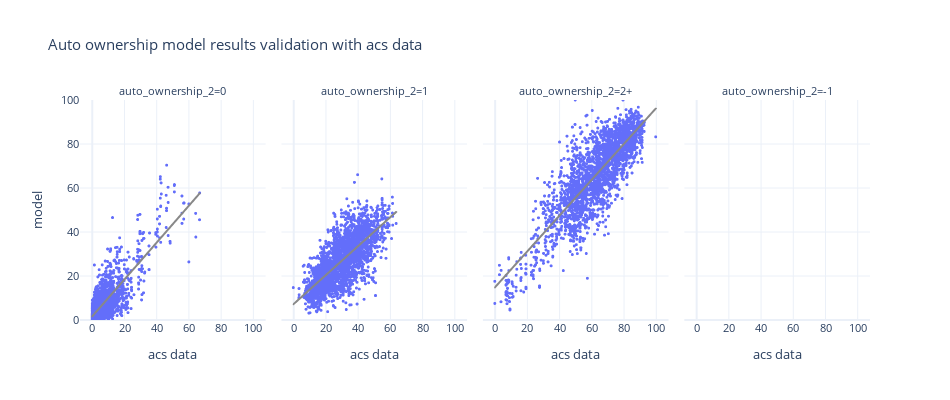

This figure's notebook cell:
### Code cell
df_plot = pd.pivot(bg_auto_ownership, index=['block_group_id','auto_ownership_2'], columns='source', values='percentage').reset_index()



fig = px.scatter(df_plot, x="acs data", y="model", trendline="ols", trendline_color_override='rgb(136, 136, 136)',
                 template="plotly_white",
                 facet_col='auto_ownership_2', height=400, width=1000,
                 title="Auto ownership model results validation with acs data")
fig.update_xaxes(dtick=20)
fig.update_yaxes(dtick=20,range=[0, 100])
fig.update_traces(marker_size=3)
fig.update_layout(height=400, width=950, font=dict(size=11))
fig.show()

### Figure 1 — Plotly figure (JSON) as saved in the notebook; plotly's stock layout.template omitted (floating-point values rounded to 4 significant figures; data arrays with more than 128 entries replaced by an {"elided": "..."} marker saying what was removed)
{"data": [{"hovertemplate": "auto_ownership_2=0<br>acs data=%{x}<br>model=%{y}<extra></extra>", "legendgroup": "", "marker": {"color": "#636efa", "size": 3, "symbol": "circle"}, "mode": "markers", "name": "", "showlegend": false, "type": "scattergl", "x": {"elided": "2641 float values"}, "xaxis": "x", "y": {"elided": "2641 float values"}, "yaxis": "y"}, {"hovertemplate": "<b>OLS trendline</b><br>model = 0.837538 * acs data + 1.68691<br>R<sup>2</sup>=0.664785<br><br>auto_ownership_2=0<br>acs data=%{x}<br>model=%{y} <b>(trend)</b><extra></extra>", "legendgroup": "", "line": {"color": "rgb(136, 136, 136)"}, "marker": {"color": "#636efa", "size": 3, "symbol": "circle"}, "mode": "lines", "name": "", "showlegend": false, "type": "scattergl", "x": {"elided": "2382 float values"}, "xaxis": "x", "y": {"elided": "2382 float values"}, "yaxis": "y"}, {"hovertemplate": "auto_ownership_2=1<br>acs data=%{x}<br>model=%{y}<extra></extra>", "legendgroup": "", "marker": {"color": "#636efa", "size": 3, "symbol": "circle"}, "mode": "markers", "name": "", "showlegend": false, "type": "scattergl", "x": {"elided": "2641 float values"}, "xaxis": "x2", "y": {"elided": "2641 float values"}, "yaxis": "y2"}, {"hovertemplate": "<b>OLS trendline</b><br>model = 0.657082 * acs data + 7.11586<br>R<sup>2</sup>=0.518404<br><br>auto_ownership_2=1<br>acs data=%{x}<br>model=%{y} <b>(trend)</b><extra></extra>", "legendgroup": "", "line": {"color": "rgb(136, 136, 136)"}, "marker": {"color": "#636efa", "size": 3, "symbol": "circle"}, "mode": "lines", "name": "", "showlegend": false, "type": "scattergl", "x": {"elided": "2631 float values"}, "xaxis": "x2", "y": {"elided": "2631 float values"}, "yaxis": "y2"}, {"hovertemplate": "auto_ownership_2=2+<br>acs data=%{x}<br>model=%{y}<extra></extra>", "legendgroup": "", "marker": {"color": "#636efa", "size": 3, "symbol": "circle"}, "mode": "markers", "name": "", "showlegend": false, "type": "scattergl", "x": {"elided": "2641 float values"}, "xaxis": "x3", "y": {"elided": "2641 float values"}, "yaxis": "y3"}, {"hovertemplate": "<b>OLS trendline</b><br>model = 0.813523 * acs data + 14.7592<br>R<sup>2</sup>=0.704469<br><br>auto_ownership_2=2+<br>acs data=%{x}<br>model=%{y} <b>(trend)</b><extra></extra>", "legendgroup": "", "line": {"color": "rgb(136, 136, 136)"}, "marker": {"color": "#636efa", "size": 3, "symbol": "circle"}, "mode": "lines", "name": "", "showlegend": false, "type": "scattergl", "x": {"elided": "2634 float values"}, "xaxis": "x3", "y": {"elided": "2634 float values"}, "yaxis": "y3"}, {"hovertemplate": "auto_ownership_2=-1<br>acs data=%{x}<br>model=%{y}<extra></extra>", "legendgroup": "", "marker": {"color": "#636efa", "size": 3, "symbol": "circle"}, "mode": "markers", "name": "", "showlegend": false, "type": "scattergl", "x": [null], "xaxis": "x4", "y": [null], "yaxis": "y4"}, {"hovertemplate": "auto_ownership_2=-1<extra></extra>", "legendgroup": "", "line": {"color": "rgb(136, 136, 136)"}, "marker": {"color": "#636efa", "size": 3, "symbol": "circle"}, "mode": "lines", "name": "", "showlegend": false, "type": "scattergl", "xaxis": "x4", "yaxis": "y4"}], "layout": {"annotations": [{"font": {}, "showarrow": false, "text": "auto_ownership_2=0", "x": 0.1175, "xanchor": "center", "xref": "paper", "y": 1, "yanchor": "bottom", "yref": "paper"}, {"font": {}, "showarrow": false, "text": "auto_ownership_2=1", "x": 0.3725, "xanchor": "center", "xref": "paper", "y": 1, "yanchor": "bottom", "yref": "paper"}, {"font": {}, "showarrow": false, "text": "auto_ownership_2=2+", "x": 0.6275, "xanchor": "center", "xref": "paper", "y": 1, "yanchor": "bottom", "yref": "paper"}, {"font": {}, "showarrow": false, "text": "auto_ownership_2=-1", "x": 0.8825, "xanchor": "center", "xref": "paper", "y": 1, "yanchor": "bottom", "yref": "paper"}], "font": {"size": 11}, "height": 400, "legend": {"tracegroupgap": 0}, "title": {"text": "Auto ownership model results validation with acs data"}, "width": 950, "xaxis": {"anchor": "y", "domain": [0, 0.235], "dtick": 20, "title": {"text": "acs data"}}, "xaxis2": {"anchor": "y2", "domain": [0.255, 0.49], "dtick": 20, "matches": "x", "title": {"text": "acs data"}}, "xaxis3": {"anchor": "y3", "domain": [0.51, 0.745], "dtick": 20, "matches": "x", "title": {"text": "acs data"}}, "xaxis4": {"anchor": "y4", "domain": [0.765, 1.0], "dtick": 20, "matches": "x", "title": {"text": "acs data"}}, "yaxis": {"anchor": "x", "domain": [0, 1], "dtick": 20, "range": [0, 100], "title": {"text": "model"}}, "yaxis2": {"anchor": "x2", "domain": [0, 1], "dtick": 20, "matches": "y", "range": [0, 100], "showticklabels": false}, "yaxis3": {"anchor": "x3", "domain": [0, 1], "dtick": 20, "matches": "y", "range": [0, 100], "showticklabels": false}, "yaxis4": {"anchor": "x4", "domain": [0, 1], "dtick": 20, "matches": "y", "range": [0, 100], "showticklabels": false}}}
